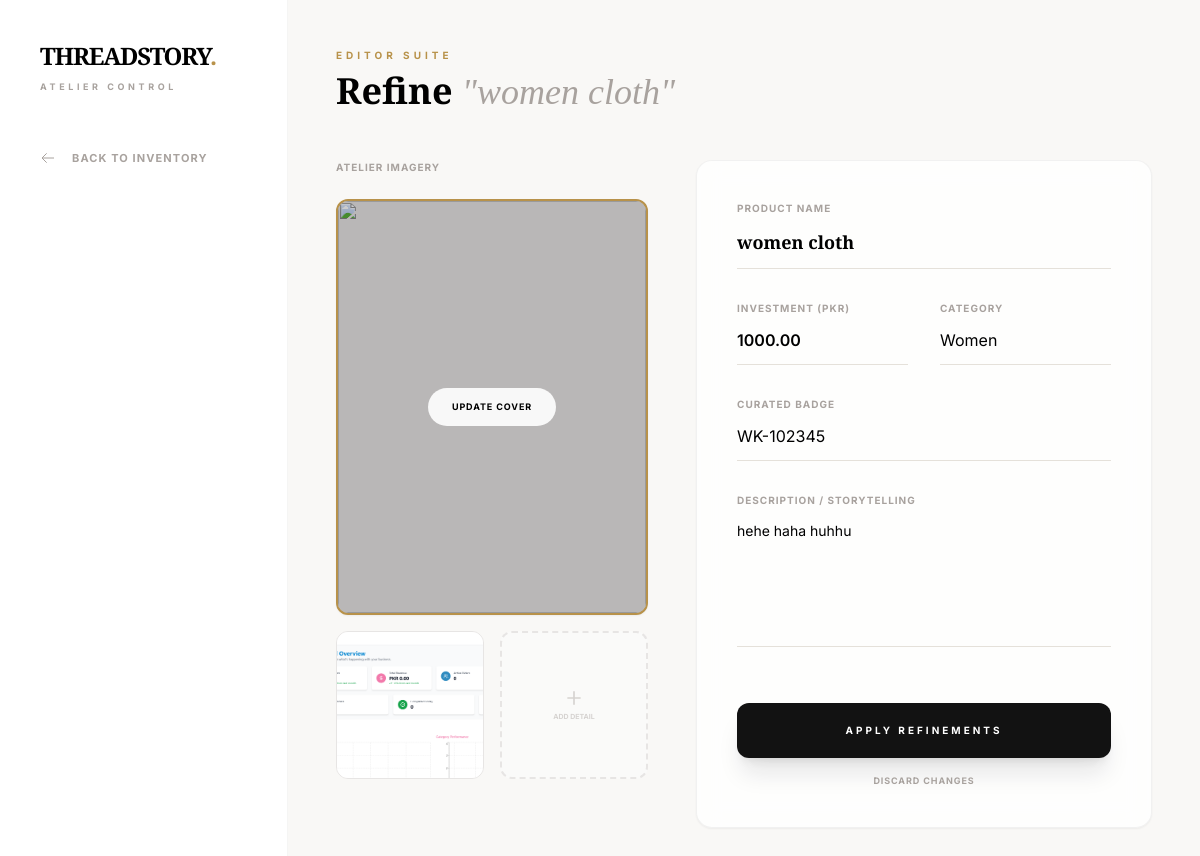
Page /update/7/ on the committed database.
### products/models.py (models this page shows, shortened)
class Product(models.Model):
    CATEGORY_CHOICES = [
        ("Men", "Men"),
        ("Women", "Women"),
        ("Kids", "Kids"),
    ]
    name = models.CharField(max_length=100)
    price = models.DecimalField(max_digits=10, decimal_places=2)
    description = models.TextField()
    badge = models.CharField(max_length=100, blank=True)
    category = models.CharField(max_length=100, choices=CATEGORY_CHOICES, default="Men")
    image = models.ImageField(
        upload_to="product_images/"
    )  # This remains the "Main" thumbnail

class ProductImage(models.Model):
    product = models.ForeignKey(
        Product, on_delete=models.CASCADE, related_name="images"
    )
    image = models.ImageField(upload_to="product_gallery/")

### products/views.py (the view, shortened to what this page needs)
# urls.py: path("update/<int:id>/", views.updateData, name="update"),
def updateData(request, id):
    product = get_object_or_404(Product, id=id)
    gallery_images = product.images.all()
    context = {
        "d": product,
        "gallery": gallery_images,
        "categories": Product.CATEGORY_CHOICES,
    }
    return render(request, "update.html", context)

### templates/update.html (shortened to what this page needs)
{% load static %}
<!DOCTYPE html>
<html lang="en">
<head>
    <script src="https://cdn.tailwindcss.com"></script>
</head>
<body class="flex">
    <aside class="w-72 h-screen sticky top-0 bg-white border-r border-stone-100 flex flex-col z-50">
        <div class="p-10">
            <h1 class="font-playfair text-2xl font-bold tracking-tighter">
                THREADSTORY<span class="text-gold">.</span>
            </h1>
            <p class="text-[9px] tracking-[0.4em] text-stone-400 mt-2 uppercase font-bold">Atelier Control</p>
        </div>
        <nav class="flex-1 px-6 space-y-2">
            <a href="{% url 'index' %}" class="sidebar-link flex items-center gap-4 py-4 px-4 text-[11px] font-bold tracking-widest uppercase text-stone-400 hover:text-dark">
                <svg class="w-4 h-4" fill="none" stroke="currentColor" viewBox="0 0 24 24"><path stroke-width="1.5" d="M10 19l-7-7m0 0l7-7m-7 7h18"></path></svg>
                Back to Inventory
            </a>
        </nav>
    </aside>
    <main class="flex-1 p-12">
        <header class="mb-12">
            <h4 class="text-[10px] font-bold tracking-[0.4em] text-gold uppercase mb-2">Editor Suite</h4>
            <h2 class="font-playfair text-4xl font-bold">Refine <span class="italic font-light text-stone-400">"{{ d.name }}"</span></h2>
        </header>
        <div class="max-w-6xl">
            <form action="/update/{{ d.id }}/" method="post" enctype="multipart/form-data" class="grid lg:grid-cols-12 gap-12">
                <div class="lg:col-span-5">
    <div class="sticky top-12">
        <p class="text-[10px] font-bold tracking-widest text-stone-400 uppercase mb-6">Atelier Imagery</p>
        <div class="grid grid-cols-2 gap-4">
            <div class="relative aspect-[3/4] overflow-hidden rounded-xl bg-stone-200 border-2 border-gold group shadow-sm col-span-2">
                <div class="absolute inset-0 bg-black/20 group-hover:bg-black/40 transition-all flex items-center justify-center">
                    <label class="cursor-pointer bg-white/90 px-6 py-3 rounded-full text-[9px] font-bold tracking-widest uppercase hover:bg-gold hover:text-white transition-all">
                        Update Cover
                    </label>
                </div>
            </div>
            {% for img in gallery %}
            <div class="relative aspect-square overflow-hidden rounded-xl bg-stone-100 border border-stone-200 group">
                <img id="prev-{{ forloop.counter }}" src="{{ img.image.url }}" class="w-full h-full object-cover">
            </div>
            {% endfor %}
            {% with gallery_count=gallery.count %}
                {% if gallery_count < 3 %}
                    <div class="relative aspect-square overflow-hidden rounded-xl bg-stone-50 border-2 border-dashed border-stone-200 group flex items-center justify-center">
                        <div class="text-stone-300 group-hover:text-gold transition-colors text-center p-2">
                            <svg class="w-5 h-5 mx-auto" fill="none" stroke="currentColor" viewBox="0 0 24 24"><path stroke-width="2" d="M12 4v16m8-8H4"/></svg>
                            <p class="text-[7px] font-bold uppercase mt-1">Add Detail</p>
                        </div>
                    </div>
                {% endif %}
            {% endwith %}
        </div>
    </div>
</div>
                <div class="lg:col-span-7 glass-panel p-10 rounded-2xl shadow-sm h-fit">
                    <div class="space-y-8">
                        <div class="flex flex-col">
                            <label class="text-[10px] font-bold tracking-widest text-stone-400 uppercase">Product Name</label>
                            <input type="text" name="name" value="{{ d.name }}" class="input-atelier text-lg font-playfair font-bold" required>
                        </div>
                        <div class="grid grid-cols-2 gap-8">
                            <div class="flex flex-col">
                                <label class="text-[10px] font-bold tracking-widest text-stone-400 uppercase">Investment (PKR)</label>
                                <input type="number" step="0.01" name="price" value="{{ d.price }}" class="input-atelier font-inter font-semibold" required>
                            </div>
                            <div class="flex flex-col">
                                <label class="text-[10px] font-bold tracking-widest text-stone-400 uppercase">Category</label>
                                <select name="category" class="input-atelier bg-transparent appearance-none">
                                    <option value="Women" {% if d.category == "Women" %}selected{% endif %}>Women</option>
                                </select>
                            </div>
                        </div>
                        <div class="flex flex-col">
                            <label class="text-[10px] font-bold tracking-widest text-stone-400 uppercase">Curated Badge</label>
                            <input type="text" name="badge" value="{{ d.badge }}" class="input-atelier" placeholder="e.g. Limited Edition">
                        </div>
                        <div class="flex flex-col">
                            <label class="text-[10px] font-bold tracking-widest text-stone-400 uppercase">Description / Storytelling</label>
                            <textarea name="description" rows="5" class="input-atelier text-sm leading-relaxed resize-none" required>{{ d.description }}</textarea>
                        </div>
                        <div class="pt-6">
                            <button type="submit" class="w-full bg-dark text-white py-5 rounded-xl text-[10px] font-bold tracking-[0.3em] uppercase hover:bg-gold transition-all duration-500 shadow-xl shadow-dark/10">
                                Apply Refinements
                            </button>
                            <a href="{% url 'index' %}" class="block text-center mt-4 text-[9px] font-bold tracking-widest text-stone-400 uppercase hover:text-dark transition-colors">
                                Discard Changes
                            </a>
                        </div>
                    </div>
                </div>
            </form>
        </div>
    </main>
</body>
</html>

### templates/update.html (style rules this page uses)
body { background-color: #F9F8F6; font-family: 'Inter', sans-serif; }
.glass-panel { background: rgba(255, 255, 255, 0.8); backdrop-filter: blur(12px); border: 1px solid rgba(0, 0, 0, 0.05); }
.input-atelier { background: transparent; border-bottom: 1px solid #E5E1DA; padding: 0.75rem 0; transition: border-color 0.4s; width: 100%; }
.sidebar-link { transition: all 0.3s ease; }

### rows in the picture
Product: name "women cloth", price "1000.00", category "Women", badge "WK-102345", description "hehe haha huhhu"
ProductImage: image (picture)
